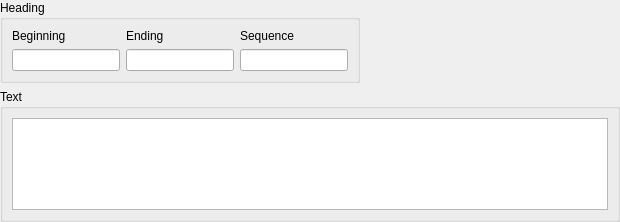
<?xml version="1.0" encoding="UTF-8"?>
<ui version="4.0">
 <class>Editor</class>
 <widget class="QWidget" name="Editor">
  <property name="geometry">
   <rect>
    <x>0</x>
    <y>0</y>
    <width>620</width>
    <height>222</height>
   </rect>
  </property>
  <property name="windowTitle">
   <string notr="true">Sigmet</string>
  </property>
  <layout class="QVBoxLayout" name="verticalLayout">
   <property name="leftMargin">
    <number>0</number>
   </property>
   <property name="topMargin">
    <number>0</number>
   </property>
   <property name="rightMargin">
    <number>0</number>
   </property>
   <property name="bottomMargin">
    <number>0</number>
   </property>
   <item>
    <widget class="QGroupBox" name="headingGroup">
     <property name="sizePolicy">
      <sizepolicy hsizetype="Fixed" vsizetype="Fixed">
       <horstretch>0</horstretch>
       <verstretch>0</verstretch>
      </sizepolicy>
     </property>
     <property name="title">
      <string>Heading</string>
     </property>
     <layout class="QGridLayout" name="gridLayout_1">
      <item row="0" column="0">
       <widget class="QLabel" name="beginningTimeLabel">
        <property name="text">
         <string>Beginning</string>
        </property>
        <property name="buddy">
         <cstring>beginningTime</cstring>
        </property>
       </widget>
      </item>
      <item row="1" column="1">
       <widget class="QLineEdit" name="endingTime"/>
      </item>
      <item row="0" column="1">
       <widget class="QLabel" name="endingTimeLabel">
        <property name="text">
         <string>Ending</string>
        </property>
        <property name="buddy">
         <cstring>endingTime</cstring>
        </property>
       </widget>
      </item>
      <item row="1" column="0">
       <widget class="QLineEdit" name="beginningTime"/>
      </item>
      <item row="0" column="2">
       <widget class="QLabel" name="sequenceLabel">
        <property name="text">
         <string>Sequence</string>
        </property>
        <property name="buddy">
         <cstring>sequence</cstring>
        </property>
       </widget>
      </item>
      <item row="1" column="2">
       <widget class="QLineEdit" name="sequence"/>
      </item>
     </layout>
    </widget>
   </item>
   <item>
    <widget class="QGroupBox" name="textGroup">
     <property name="title">
      <string>Text</string>
     </property>
     <layout class="QVBoxLayout" name="verticalLayout_2">
      <item>
       <widget class="QTextEdit" name="text">
        <property name="minimumSize">
         <size>
          <width>575</width>
          <height>0</height>
         </size>
        </property>
        <property name="acceptRichText">
         <bool>false</bool>
        </property>
       </widget>
      </item>
     </layout>
    </widget>
   </item>
  </layout>
 </widget>
 <tabstops>
  <tabstop>beginningTime</tabstop>
  <tabstop>endingTime</tabstop>
  <tabstop>sequence</tabstop>
  <tabstop>text</tabstop>
 </tabstops>
 <resources/>
 <connections/>
</ui>
